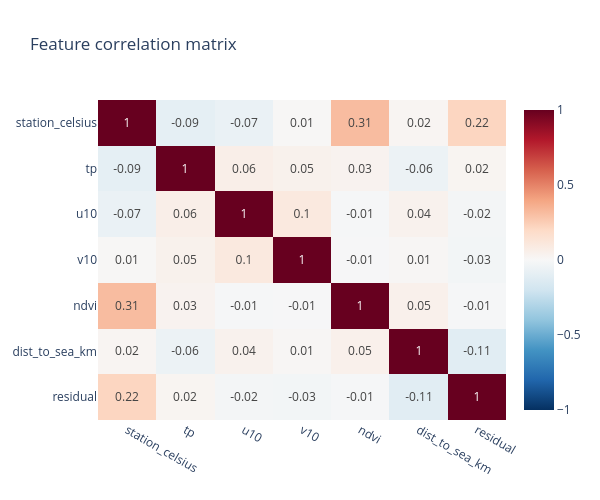

Notebook code cell kept with this figure:
### Code cell
corr = reg_df[features + ["residual"]].corr()

fig = go.Figure(
    go.Heatmap(
        z=corr.values,
        x=corr.columns,
        y=corr.columns,
        colorscale="RdBu_r",
        zmin=-1,
        zmax=1,
        text=corr.round(2).values,
        texttemplate="%{text}",
    )
)
fig.update_layout(
    title="Feature correlation matrix",
    template="plotly_white",
    height=500,
    width=600,
)
fig.update_yaxes(autorange="reversed")
fig.show()

### Figure 1 — Plotly figure (JSON) as saved in the notebook; plotly's stock layout.template omitted (floating-point values rounded to 4 significant figures)
{"data": [{"colorscale": [[0, "rgb(5,48,97)"], [0.1, "rgb(33,102,172)"], [0.2, "rgb(67,147,195)"], [0.3, "rgb(146,197,222)"], [0.4, "rgb(209,229,240)"], [0.5, "rgb(247,247,247)"], [0.6, "rgb(253,219,199)"], [0.7, "rgb(244,165,130)"], [0.8, "rgb(214,96,77)"], [0.9, "rgb(178,24,43)"], [1, "rgb(103,0,31)"]], "text": [[1.0, -0.09, -0.07, 0.01, 0.31, 0.02, 0.22], [-0.09, 1.0, 0.06, 0.05, 0.03, -0.06, 0.02], [-0.07, 0.06, 1.0, 0.1, -0.01, 0.04, -0.02], [0.01, 0.05, 0.1, 1.0, -0.01, 0.01, -0.03], [0.31, 0.03, -0.01, -0.01, 1.0, 0.05, -0.01], [0.02, -0.06, 0.04, 0.01, 0.05, 1.0, -0.11], [0.22, 0.02, -0.02, -0.03, -0.01, -0.11, 1.0]], "texttemplate": "%{text}", "type": "heatmap", "x": ["station_celsius", "tp", "u10", "v10", "ndvi", "dist_to_sea_km", "residual"], "y": ["station_celsius", "tp", "u10", "v10", "ndvi", "dist_to_sea_km", "residual"], "z": [[1.0, -0.09216, -0.06642, 0.006953, 0.3143, 0.02026, 0.2177], [-0.09216, 1.0, 0.06117, 0.04524, 0.03337, -0.05865, 0.02448], [-0.06642, 0.06117, 1.0, 0.1017, -0.008773, 0.03983, -0.02306], [0.006953, 0.04524, 0.1017, 1.0, -0.006932, 0.01295, -0.0267], [0.3143, 0.03337, -0.008773, -0.006932, 1.0, 0.05181, -0.008507], [0.02026, -0.05865, 0.03983, 0.01295, 0.05181, 1.0, -0.1141], [0.2177, 0.02448, -0.02306, -0.0267, -0.008507, -0.1141, 1.0]], "zmax": 1, "zmin": -1}], "layout": {"height": 500, "title": {"text": "Feature correlation matrix"}, "width": 600, "yaxis": {"autorange": "reversed"}}}
